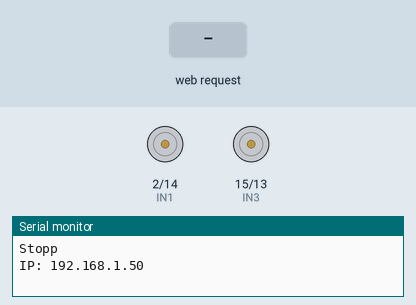
Recording of a sketch running on a simulated ESP32. Parts: motor-driver pin pairs drawn as motors (green arrow = first pin HIGH = forward, orange = second pin HIGH = backward, longer = more drive), the last lines printed to the serial monitor. The inputs (shaded band) are chosen by the test bench. WiFi joins after 1.5 s; servers stay silent unless stated; the camera gives no picture.

Above: at 3.0 s.
3.1 s: HTTP request GET /forward received
At 3.7 s:
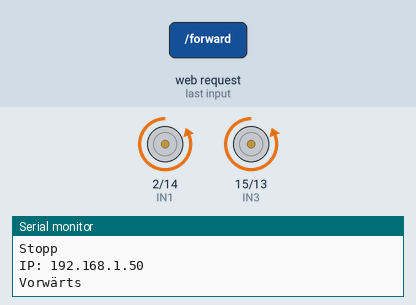
4.6 s: HTTP request GET /back received
At 5.8 s:
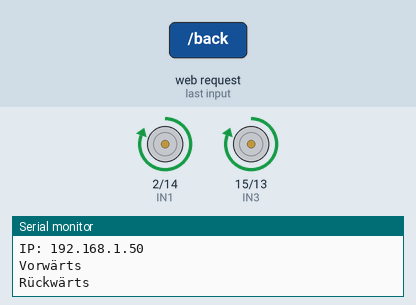
6.1 s: HTTP request GET /left received
At 7.1 s:
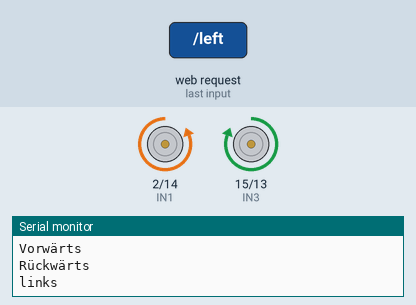
7.6 s: HTTP request GET /right received
At 8.3 s:
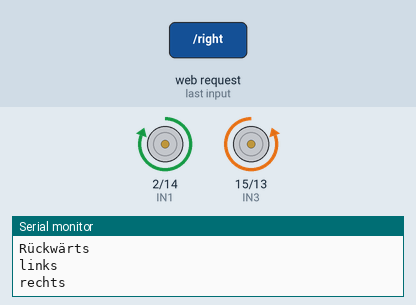
9.1 s: HTTP request GET /forward-left received
At 9.4 s:
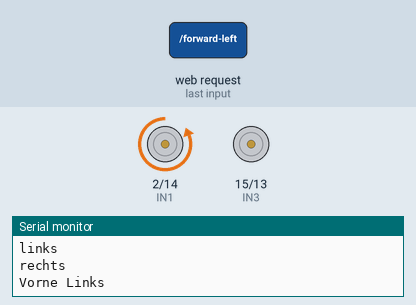
10.6 s: HTTP request GET /forward-right received
At 11.8 s:
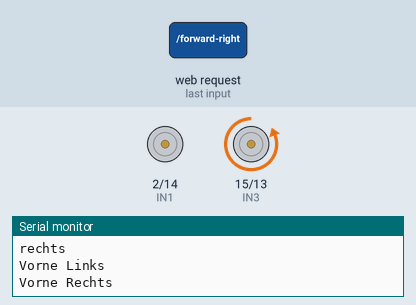
Timing chart, 0 to 13.1 s (numbered marks = the images above; inputs shaded):
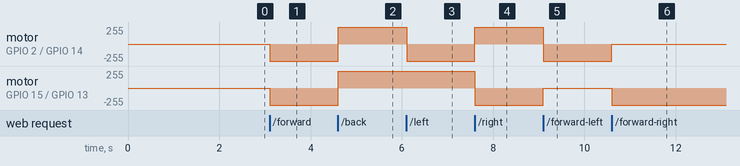

The sketch:

projekt_html.ino
```cpp
//Projekt VisionBot
//Dieser Code beinhaltet alle Funktionen inklusive die HTML-Seite zum Ausführen des Projektes
//Zur initialisierung muss das Board Esp32 by espressif Systems heruntergeladen werden.
//Als Board muss AI Thinker ESP32-CAM ausgewählt werden.

//Bibliotheken einbinden (Sollte im Board Esp32 by espressif Systems enthalten sein)
#include "esp_camera.h"
#include <WiFi.h>
#include <WebServer.h>
// WLAN
const char* ssid = "Deine_SSID";  //Hier Wlan-SSID hinzufügen
const char* password = "Dein_Passwort"; //Hier Wlan-Passwort hinzufügen
// ===== MOTOR PINS (anpassen falls nötig) =====
#define IN1 2
#define IN2 14
#define IN3 15
#define IN4 13
// ===== CAMERA PINS AI THINKER =====
#define PWDN_GPIO_NUM     32
#define RESET_GPIO_NUM    -1
#define XCLK_GPIO_NUM      0
#define SIOD_GPIO_NUM     26
#define SIOC_GPIO_NUM     27
#define Y9_GPIO_NUM       35
#define Y8_GPIO_NUM       34
#define Y7_GPIO_NUM       39
#define Y6_GPIO_NUM       36
#define Y5_GPIO_NUM       21
#define Y4_GPIO_NUM       19
#define Y3_GPIO_NUM       18
#define Y2_GPIO_NUM        5
#define VSYNC_GPIO_NUM    25
#define HREF_GPIO_NUM     23
#define PCLK_GPIO_NUM     22

WebServer server(80);   //WebServer auf Port 80 starten

// Zunächst alle Funktionen deklarieren damit sie aufrufbar sind
void handleRoot();
void handleStream();
void stopMotors();
void forward();
void back();
void left();
void right();
void forwardLeft();
void forwardRight();
void backLeft();
void backRight();

// Setup - Initialisierung
void setup() {
  Serial.begin(115200);   // baut eine Serielle Verbindung mit Bautrate 115200 auf (Im Serial Monitor auf gleichem Wert einstellen!!)
  // Pins als OUTPUT (Ausgang) initialisieren
  pinMode(IN1, OUTPUT);
  pinMode(IN2, OUTPUT);
  pinMode(IN3, OUTPUT);
  pinMode(IN4, OUTPUT);

  stopMotors();   // Motoren zum Anfang ausschalten, falls sie noch an sein sollten.

  // Initialisierung der Kamera - aus den Beispielen unter Esp32 -> Camera -> CameraWebServer
  // sorgt hauptsächlich für die Pins-Definition, Datenverkehr und Kommunikation zwischen der Kamera und Esp32
  camera_config_t config;
  config.ledc_channel = LEDC_CHANNEL_0;
  config.ledc_timer = LEDC_TIMER_0;
  config.pin_d0 = Y2_GPIO_NUM;
  config.pin_d1 = Y3_GPIO_NUM;
  config.pin_d2 = Y4_GPIO_NUM;
  config.pin_d3 = Y5_GPIO_NUM;
  config.pin_d4 = Y6_GPIO_NUM;
  config.pin_d5 = Y7_GPIO_NUM;
  config.pin_d6 = Y8_GPIO_NUM;
  config.pin_d7 = Y9_GPIO_NUM;
  config.pin_xclk = XCLK_GPIO_NUM;
  config.pin_pclk = PCLK_GPIO_NUM;
  config.pin_vsync = VSYNC_GPIO_NUM;
  config.pin_href = HREF_GPIO_NUM;
  config.pin_sccb_sda = SIOD_GPIO_NUM;
  config.pin_sccb_scl = SIOC_GPIO_NUM;
  config.pin_pwdn = PWDN_GPIO_NUM;
  config.pin_reset = RESET_GPIO_NUM;
  config.xclk_freq_hz = 20000000;
  config.pixel_format = PIXFORMAT_JPEG;   //Bilder über JPEG-Format senden

  // kontrolliert ob psram enabled ist, wenn nicht schwächt es die Bildqualität
  if (psramFound()) {
    config.frame_size = FRAMESIZE_QQVGA;
    config.jpeg_quality = 20;
    config.fb_count = 2;
  } else {
    config.frame_size = FRAMESIZE_QQVGA;
    config.jpeg_quality = 25;
    config.fb_count = 1;
  }

  // Überprüfung ob die Kamera ohne Probleme initialisiert wurde
  if (esp_camera_init(&config) != ESP_OK) {
    Serial.println("Kamera Fehler!");
    return;
  }

  // Einstellung zum drehen des Kamera-Bildes - Wenn Kamera normalerweise richtig montiert ist, sollte das nicht nötig sein
  sensor_t* s = esp_camera_sensor_get();
  s->set_vflip(s, 1);
  s->set_hmirror(s, 1);


  WiFi.begin(ssid, password);   //versucht eine verbindung mit dem oben eingegeben SSID und Passwort herzustellen
  while (WiFi.status() != WL_CONNECTED) {   // prüft ob mit dem Wlan verbunden ist solange die Verbindung erfolgt.
    delay(500);
  }
  Serial.print("IP: ");
  Serial.println(WiFi.localIP());   //gibt die IP des Esp32 aus

  // Das ist das Herzstück. Wenn folgende URL's aufgerufen werden, werden die dazu gehörigen Funktionen aufgeruft
  server.on("/", handleRoot);
  server.on("/stream", HTTP_GET, handleStream);
  server.on("/forward", []() { forward(); server.send(200, "text/plain", "OK"); });
  server.on("/back", []() { back(); server.send(200, "text/plain", "OK"); });
  server.on("/left", []() { left(); server.send(200, "text/plain", "OK"); });
  server.on("/right", []() { right(); server.send(200, "text/plain", "OK"); });
  server.on("/forward-left", []() { forwardLeft(); server.send(200, "text/plain", "OK"); });
  server.on("/forward-right", []() { forwardRight(); server.send(200, "text/plain", "OK"); });
  server.on("/back-left", []() { backLeft(); server.send(200, "text/plain", "OK"); });
  server.on("/back-right", []() { backRight(); server.send(200, "text/plain", "OK"); });
  server.on("/stop", []() { stopMotors(); server.send(200, "text/plain", "OK"); });
  server.begin(); //startet den Webserver
}

// loop - Endlosschleife
void loop() {
  server.handleClient();    // erkennt Anfragen und verarbeitet diese, befindet sich in der WebServer Bibliothek
}

// Funktion zum aufrufen der kompletten Seite. Ohne dieses würde nichts auf der Webseite sichtbar sein. Beinhaltet HTML, CSS und Javascript
void handleRoot() {
  String html = R"rawliteral(
<!DOCTYPE html>
<html lang="de">
<head>
  <meta charset="utf-8">
  <meta name="viewport" content="width=device-width, initial-scale=1">
  <title>VisionBot</title>
  <style>
    :root {
      --bg: #f4f1e8;
      --panel: #fffaf0;
      --accent: #146356;
      --accent-strong: #0e4b41;
      --danger: #b8402a;
      --text: #1e1e1e;
      --shadow: 0 10px 30px rgba(20, 99, 86, 0.18);
    }
    * { box-sizing: border-box; }
    body {
      margin: 0;
      font-family: Verdana, sans-serif;
      background: linear-gradient(180deg, #efe7d6 0%, #f7f4ee 100%);
      color: var(--text);
      display: flex;
      justify-content: center;
      padding: 16px;
    }
    .wrap {
      width: 100%;
      max-width: 760px;
      background: var(--panel);
      border-radius: 20px;
      box-shadow: var(--shadow);
      padding: 18px;
    }
    h2 {
      margin: 0 0 8px;
      text-align: center;
    }
    p {
      text-align: center;
      margin: 0 0 14px;
    }
    img {
      width: 100%;
      max-width: 480px;
      aspect-ratio: 4 / 3;
      display: block;
      margin: 0 auto 16px;
      border-radius: 14px;
      background: #d8d8d8;
    }
    .grid {
      display: grid;
      grid-template-columns: repeat(3, minmax(80px, 1fr));
      gap: 10px;
      max-width: 420px;
      margin: 0 auto;
    }
    button {
      min-height: 70px;
      border: none;
      border-radius: 16px;
      background: var(--accent);
      color: white;
      font-size: 20px;
      font-weight: 700;
      box-shadow: 0 6px 16px rgba(20, 99, 86, 0.25);
      touch-action: manipulation;
    }
    button:active,
    button.active {
      transform: scale(0.97);
      background: var(--accent-strong);
    }
    .stop {
      background: var(--danger);
    }
    .hint {
      margin-top: 14px;
      font-size: 14px;
      opacity: 0.8;
    }
  </style>
</head>
<body>
  <div class="wrap">
    <h2>VisionBot</h2>
    <p>Gedrueckt halten zum Fahren. Tastatur: W A S D, diagonal mit WA, WD, SA, SD.</p>
    <img id="stream" src="/stream?t=0" alt="Kamera Stream">
    <div class="grid">
      <button data-command="forward-left">↖</button>
      <button data-command="forward">↑</button>
      <button data-command="forward-right">↗</button>
      <button data-command="left">←</button>
      <button class="stop" data-command="stop">STOP</button>
      <button data-command="right">→</button>
      <button data-command="back-left">↙</button>
      <button data-command="back">↓</button>
      <button data-command="back-right">↘</button>
    </div>
    <p class="hint">Loslassen stoppt sofort.</p>
  </div>
  <script>
    const stream = document.getElementById('stream');
    const buttons = Array.from(document.querySelectorAll('button[data-command]'));
    const activeKeys = new Set();
    let activeCommand = 'stop';
    function resolveCommand() {
      const w = activeKeys.has('w');
      const a = activeKeys.has('a');
      const s = activeKeys.has('s');
      const d = activeKeys.has('d');
      if (w && a) return 'forward-left';
      if (w && d) return 'forward-right';
      if (s && a) return 'back-left';
      if (s && d) return 'back-right';
      if (w) return 'forward';
      if (s) return 'back';
      if (a) return 'left';
      if (d) return 'right';
      return 'stop';
    }
    function sendCommand(command) {
      if (command === activeCommand) return;
      activeCommand = command;
      fetch('/' + command).catch(() => {});
      buttons.forEach((button) => {
        button.classList.toggle('active', button.dataset.command === command && command !== 'stop');
      });
    }
    function pressCommand(command) {
      sendCommand(command);
    }
    function releaseCommand(command) {
      if (activeCommand === command) {
        sendCommand('stop');
      }
    }
    buttons.forEach((button) => {
      const command = button.dataset.command;
      if (command === 'stop') {
        button.addEventListener('click', () => {
          activeKeys.clear();
          sendCommand('stop');
        });
        return;
      }
      const start = (event) => {
        event.preventDefault();
        pressCommand(command);
      };
      const end = (event) => {
        event.preventDefault();
        releaseCommand(command);
      };
      button.addEventListener('mousedown', start);
      button.addEventListener('mouseup', end);
      button.addEventListener('mouseleave', end);
      button.addEventListener('touchstart', start, { passive: false });
      button.addEventListener('touchend', end);
      button.addEventListener('touchcancel', end);
    });
    document.addEventListener('keydown', (event) => {
      const key = event.key.toLowerCase();
      if (!['w', 'a', 's', 'd'].includes(key)) return;
      event.preventDefault();
      activeKeys.add(key);
      sendCommand(resolveCommand());
    });
    document.addEventListener('keyup', (event) => {
      const key = event.key.toLowerCase();
      if (!['w', 'a', 's', 'd'].includes(key)) return;
      event.preventDefault();
      activeKeys.delete(key);
      sendCommand(resolveCommand());
    });
    window.addEventListener('blur', () => {
      activeKeys.clear();
      sendCommand('stop');
    });
    setInterval(() => {
      stream.src = '/stream?t=' + Date.now();
    }, 150);
  </script>
</body>
</html>
  )rawliteral";
  server.send(200, "text/html", html);
}

// Funktion zum Anzeigen des Live-Bilds
void handleStream() {
  camera_fb_t* fb = esp_camera_fb_get();
  if (!fb) {
    server.send(500, "text/plain", "Camera failed");
    return;
  }
  server.send_P(200, "image/jpeg", (const char*)fb->buf, fb->len);
  esp_camera_fb_return(fb);
}

// Zuletzt die Bewegungsrichtungen
// Falls invertiert: HIGH/LOW je Richtung tauschen
void forward() {    // vorwärts
  Serial.println("Vorwärts");
  digitalWrite(IN1, LOW);
  digitalWrite(IN2, HIGH);
  digitalWrite(IN3, LOW);
  digitalWrite(IN4, HIGH);
}
void back() {       // rückwärts
  Serial.println("Rückwärts");
  digitalWrite(IN1, HIGH);
  digitalWrite(IN2, LOW);
  digitalWrite(IN3, HIGH);
  digitalWrite(IN4, LOW);
}
void left() {     // links auf der Stelle
  Serial.println("links");
  digitalWrite(IN1, LOW);
  digitalWrite(IN2, HIGH);
  digitalWrite(IN3, HIGH);
  digitalWrite(IN4, LOW);
}
void right() {      // rechts auf der Stelle
  Serial.println("rechts");
  digitalWrite(IN1, HIGH);
  digitalWrite(IN2, LOW);
  digitalWrite(IN3, LOW);
  digitalWrite(IN4, HIGH);
}
void forwardLeft() {      // links + bewegung nach vorne
  Serial.println("Vorne Links");
  digitalWrite(IN1, LOW);
  digitalWrite(IN2, HIGH);
  digitalWrite(IN3, LOW);
  digitalWrite(IN4, LOW);
}
void forwardRight() {     // rechts + bewegung nach vorne
  Serial.println("Vorne Rechts");
  digitalWrite(IN1, LOW);
  digitalWrite(IN2, LOW);
  digitalWrite(IN3, LOW);
  digitalWrite(IN4, HIGH);
}
void backLeft() {     // links + bewegung nach hinten
  Serial.println("Hinten Links");
  digitalWrite(IN1, HIGH);
  digitalWrite(IN2, LOW);
  digitalWrite(IN3, LOW);
  digitalWrite(IN4, LOW);
}
void backRight() {      // rechts + bewegung nach hinten
  Serial.println("Hinten Rechts");
  digitalWrite(IN1, LOW);
  digitalWrite(IN2, LOW);
  digitalWrite(IN3, HIGH);
  digitalWrite(IN4, LOW);
}
void stopMotors() {     // Stopp
  Serial.println("Stopp");
  digitalWrite(IN1, LOW);
  digitalWrite(IN2, LOW);
  digitalWrite(IN3, LOW);
  digitalWrite(IN4, LOW);
}
```

Measured:
- after the input at 3.1 s, motor on GPIO 2 (IN1) / GPIO 14 (IN2), motor on GPIO 15 (IN3) / GPIO 13 (IN4): stopped → backward 255/255 at once
- after the input at 4.6 s, motor on GPIO 2 (IN1) / GPIO 14 (IN2), motor on GPIO 15 (IN3) / GPIO 13 (IN4): backward 255/255 → forward 255/255 at once
- after the input at 6.1 s, motor on GPIO 2 (IN1) / GPIO 14 (IN2): forward 255/255 → backward 255/255 at once
- after the input at 7.6 s, motor on GPIO 2 (IN1) / GPIO 14 (IN2): backward 255/255 → forward 255/255 at once; motor on GPIO 15 (IN3) / GPIO 13 (IN4): forward 255/255 → backward 255/255 at once
- after the input at 9.1 s, motor on GPIO 2 (IN1) / GPIO 14 (IN2): forward 255/255 → backward 255/255 at once; motor on GPIO 15 (IN3) / GPIO 13 (IN4): backward 255/255 → stopped at once
- after the input at 10.6 s, motor on GPIO 2 (IN1) / GPIO 14 (IN2): backward 255/255 → stopped at once; motor on GPIO 15 (IN3) / GPIO 13 (IN4): stopped → backward 255/255 at once
